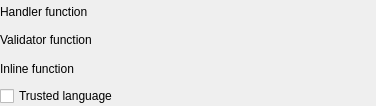
<?xml version="1.0" encoding="UTF-8"?>
<ui version="4.0">
 <class>LanguageWidget</class>
 <widget class="QWidget" name="LanguageWidget">
  <property name="geometry">
   <rect>
    <x>0</x>
    <y>0</y>
    <width>376</width>
    <height>106</height>
   </rect>
  </property>
  <property name="sizePolicy">
   <sizepolicy hsizetype="Preferred" vsizetype="Preferred">
    <horstretch>0</horstretch>
    <verstretch>0</verstretch>
   </sizepolicy>
  </property>
  <property name="minimumSize">
   <size>
    <width>0</width>
    <height>0</height>
   </size>
  </property>
  <layout class="QVBoxLayout" name="language_lt">
   <property name="leftMargin">
    <number>0</number>
   </property>
   <property name="topMargin">
    <number>0</number>
   </property>
   <property name="rightMargin">
    <number>0</number>
   </property>
   <property name="bottomMargin">
    <number>0</number>
   </property>
   <item>
    <layout class="QVBoxLayout" name="func_handler_lt">
     <property name="spacing">
      <number>5</number>
     </property>
     <item>
      <widget class="QLabel" name="func_handler_lbl">
       <property name="sizePolicy">
        <sizepolicy hsizetype="Preferred" vsizetype="Preferred">
         <horstretch>0</horstretch>
         <verstretch>0</verstretch>
        </sizepolicy>
       </property>
       <property name="minimumSize">
        <size>
         <width>0</width>
         <height>0</height>
        </size>
       </property>
       <property name="text">
        <string>Handler function</string>
       </property>
      </widget>
     </item>
    </layout>
   </item>
   <item>
    <layout class="QVBoxLayout" name="func_validator_lt">
     <property name="spacing">
      <number>5</number>
     </property>
     <item>
      <widget class="QLabel" name="func_validator_lbl">
       <property name="sizePolicy">
        <sizepolicy hsizetype="Preferred" vsizetype="Preferred">
         <horstretch>0</horstretch>
         <verstretch>0</verstretch>
        </sizepolicy>
       </property>
       <property name="minimumSize">
        <size>
         <width>0</width>
         <height>0</height>
        </size>
       </property>
       <property name="text">
        <string>Validator function</string>
       </property>
      </widget>
     </item>
    </layout>
   </item>
   <item>
    <layout class="QVBoxLayout" name="func_inline_lt">
     <property name="spacing">
      <number>5</number>
     </property>
     <item>
      <widget class="QLabel" name="func_inline_lbl">
       <property name="sizePolicy">
        <sizepolicy hsizetype="Preferred" vsizetype="Preferred">
         <horstretch>0</horstretch>
         <verstretch>0</verstretch>
        </sizepolicy>
       </property>
       <property name="minimumSize">
        <size>
         <width>0</width>
         <height>0</height>
        </size>
       </property>
       <property name="text">
        <string>Inline function</string>
       </property>
      </widget>
     </item>
    </layout>
   </item>
   <item>
    <widget class="QCheckBox" name="trusted_chk">
     <property name="sizePolicy">
      <sizepolicy hsizetype="Expanding" vsizetype="Fixed">
       <horstretch>0</horstretch>
       <verstretch>0</verstretch>
      </sizepolicy>
     </property>
     <property name="text">
      <string>Trusted language</string>
     </property>
    </widget>
   </item>
  </layout>
 </widget>
 <resources/>
 <connections/>
</ui>
